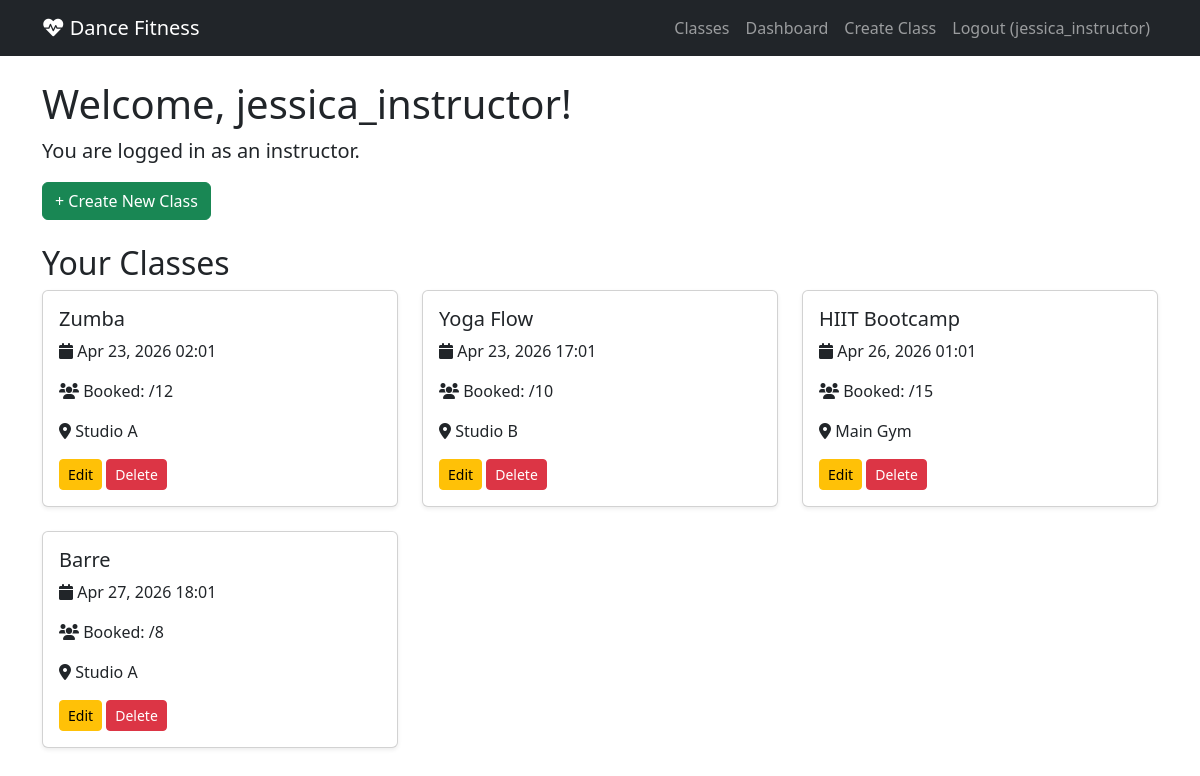
Before: /dashboard/ (signed in) with the older database file.
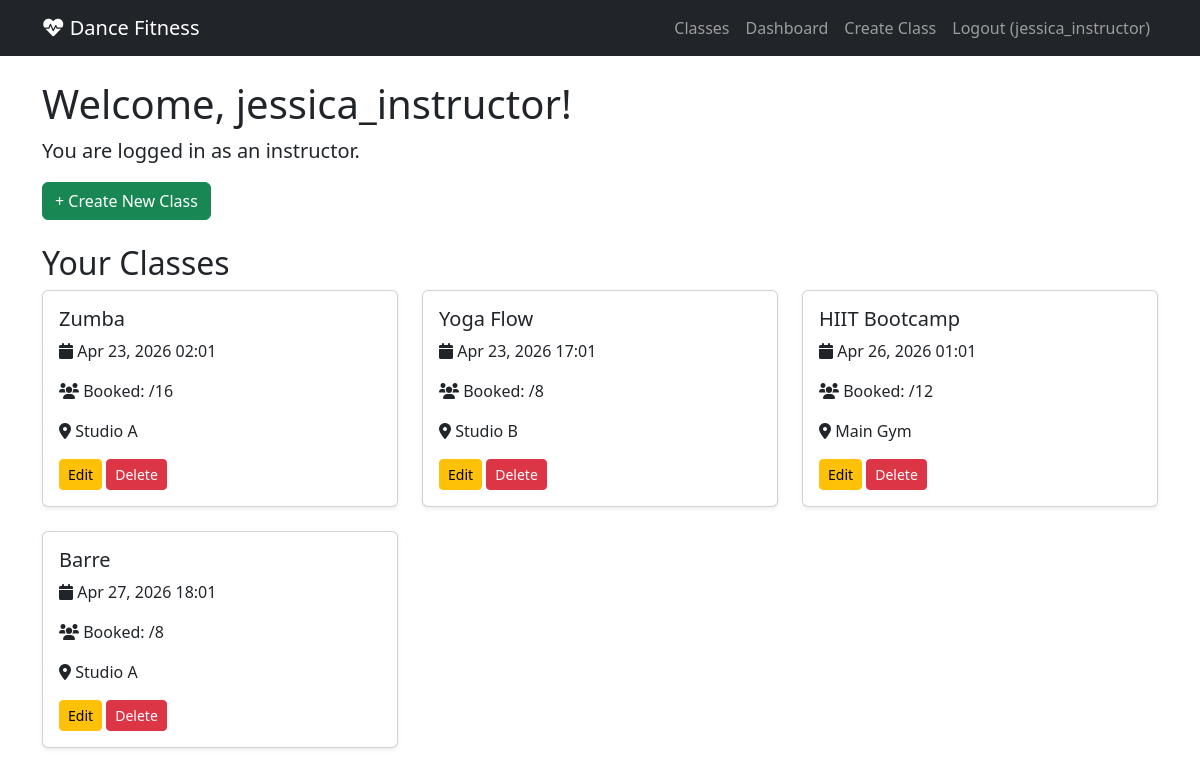
After: the same page with the newer database file.
### booking/models.py (models this page shows, shortened)
class ScheduledClass(models.Model):
    class_type = models.ForeignKey(ClassType, on_delete=models.CASCADE, related_name='scheduled_class')
    instructor = models.ForeignKey(User, on_delete=models.CASCADE, limit_choices_to={'is_instructor': True})
    start_time = models.DateTimeField()
    capacity = models.IntegerField(default=18)
    location = models.CharField(max_length=200)

class ClassType(models.Model):
    name = models.CharField(max_length=200)
    description = models.TextField()
    category = models.ForeignKey(Category, on_delete=models.SET_NULL, null=True, blank=True)
    duration = models.IntegerField(default=60)

### booking/views.py (the view, shortened to what this page needs)
# urls.py: path("dashboard/", views.dashboard, name="dashboard"),
@login_required
def dashboard(request):
    if request.user.is_instructor:
        my_classes = ScheduledClass.objects.filter(instructor=request.user).order_by('start_time')
        return render(request, "booking/instructor_dashboard.html", {
            "my_classes": my_classes
        })

### booking/templates/booking/instructor_dashboard.html (shortened to what this page needs)
{% extends "booking/layout.html" %}
{% block body %}
    <h1>Welcome, {{ user.username }}!</h1>
    <p class="lead">You are logged in as an instructor.</p>
    <a href="{% url 'create_class' %}" class="btn btn-success mb-4">+ Create New Class</a>
    <h2>Your Classes</h2>
    {% if my_classes %}
        <div class="row">
            {% for class in my_classes %}
                <div class="col-md-4 mb-4">
                    <div class="card h-100 shadow-sm">
                        <div class="card-body">
                            <h5 class="card-title">{{ class.class_type.name }}</h5>
                            <p><i class="fas fa-calendar"></i> {{ class.start_time|date:"M d, Y H:i" }}</p>
                            <p><i class="fas fa-users"></i> Booked: {{ class.booking_set.count }}/{{ class.capacity }}</p>
                            <p><i class="fas fa-map-marker-alt"></i> {{ class.location }}</p>
                            <a href="{% url 'edit_class' class.id %}" class="btn btn-warning btn-sm">Edit</a>
                            <a href="{% url 'delete_class' class.id %}" class="btn btn-danger btn-sm" onclick="return confirm('Delete this class?')">Delete</a>
                        </div>
                    </div>
                </div>
            {% endfor %}
        </div>
    {% else %}
        <p>You haven't created any classes yet.</p>
    {% endif %}
{% endblock %}

Changed rows visible on the page:
changed ScheduledClass "Apr 23, 2026 02:01": capacity "12" → "16"
changed ScheduledClass "Apr 23, 2026 17:01": capacity "10" → "8"
changed ScheduledClass "Apr 26, 2026 01:01": capacity "15" → "12"
